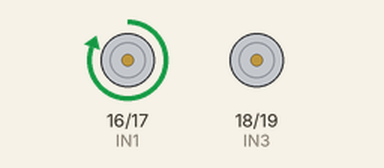
The sketch below on a simulated Arduino Uno, built with avr-gcc and run on an emulated ATmega328P. On the bench: motor-driver pin pairs drawn as motors (green arrow = first pin HIGH = forward, orange = second pin HIGH = backward, longer = more drive).

Above: at 2.0 s.
At 10.0 s:
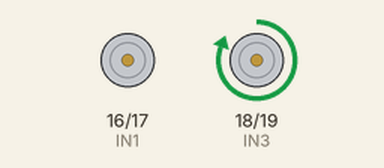
At 18.0 s:
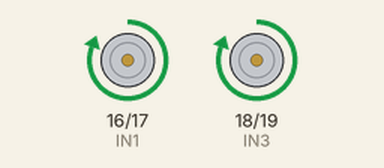
At 22.0 s:
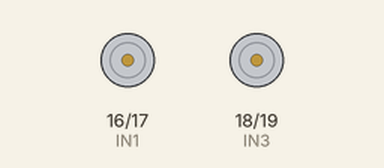
Timing chart, 0 to 31.2 s (numbered marks = the images above):
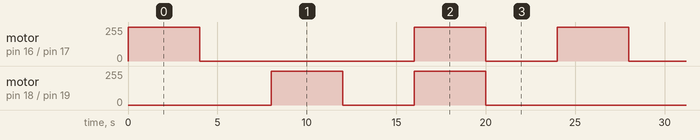

Measured:
- by itself, motor on pin 16 (IN1) / pin 17 (IN2): repeats every 24.0 s: stopped 12.0 s, forward 255/255 4.0 s, stopped 4.0 s, forward 255/255 4.0 s
- by itself, motor on pin 18 (IN3) / pin 19 (IN4): repeats every 24.0 s: stopped 4.0 s, forward 255/255 4.0 s, stopped 12.0 s, forward 255/255 4.0 s

The sketch:

testMotoresPWM.ino
```cpp
const int IN1 = 16;
const int IN2 = 17;
const int IN3 = 18;
const int IN4 = 19;

int interval = 2000;

/*void moverMotorIzquierdo(int velocidad);
void moverMotorDerecho(int velocidad);*/

void setup() {
  // Inicialización explícita del modo de salida para los terminales de potencia
  pinMode(IN1, OUTPUT);
  pinMode(IN2, OUTPUT);
  pinMode(IN3, OUTPUT);
  pinMode(IN4, OUTPUT);

  moverMotorIzquierdo(0);
  moverMotorDerecho(0);
}


void loop() {

  //FASE 1 IZQUIERDO -> WORKS
  moverMotorIzquierdo(255);
  moverMotorDerecho(0);
  delay(interval);

  moverMotorIzquierdo(155);
  delay(interval);

  moverMotorIzquierdo(0);
  delay(interval*2);


  //FASE 2 DERECHO -> WORKS
  moverMotorDerecho(255);
  moverMotorIzquierdo(0);
  delay(interval);

  moverMotorDerecho(155);
  delay(interval);

  moverMotorDerecho(0);
  delay(interval*2);

  //FASE 3 DELANTE -> WORKS
  moverMotorDerecho(255);
  moverMotorIzquierdo(255);
  delay(interval);

  moverMotorDerecho(155);
  moverMotorIzquierdo(155);
  delay(interval);

  moverMotorDerecho(0);
  moverMotorIzquierdo(0);
  delay(interval*2);

  /*//FASE 4 DETRÁS -> this is where the fun begins
    //NO TIRAR HACIA ATRÁS
  moverMotorIzquierdo(-255);
  delay(interval);

  moverMotorIzquierdo(0);
  delay(interval*2); */


  /*
  // FASE 1: IZQUIERDO
  moverMotorIzquierdo(255);
  moverMotorDerecho(0);
  delay(interval);

  moverMotorIzquierdo(155);
  delay(interval);

  moverMotorIzquierdo(-155);
  moverMotorDerecho(0);
  delay(interval);

  moverMotorIzquierdo(-255);
  delay(interval);

  moverMotorDerecho(0);
  moverMotorIzquierdo(0);
  delay(interval*2);

  //FASE 2 DERECHO

  moverMotorIzquierdo(0);
  moverMotorDerecho(255);
  delay(interval);

  moverMotorDerecho(155);
  delay(interval);

  moverMotorDerecho(-155);
  delay(interval);

  moverMotorDerecho(-255);
  delay(interval);

  moverMotorDerecho(0);
  moverMotorIzquierdo(0);
  delay(interval);

  //FASE 3 ADELANTE

  moverMotorIzquierdo(255);
  moverMotorDerecho(255);
  delay(interval);

  moverMotorIzquierdo(155);
  moverMotorDerecho(155);
  delay(interval);

  moverMotorDerecho(0);
  moverMotorIzquierdo(0);
  delay(interval*2);

  //FASE 4 ATRÁS

  moverMotorIzquierdo(-155);
  moverMotorDerecho(-155);
  delay(interval);

  moverMotorIzquierdo(-255);
  moverMotorDerecho(-255);
  delay(interval);

  //FASE 5 PARAR

  moverMotorIzquierdo(0);
  moverMotorDerecho(0);
  delay(interval*2);
  */
}

void moverMotorIzquierdo(int velocidad) {
  if (velocidad >= 0) {
    // Si la velocidad es positiva, se avanza
    analogWrite(IN1, velocidad);
    digitalWrite(IN2, LOW);
  } else {
    // Si es negativa, se invierte la polaridad para frenar girando hacia atrás
    // (Se multiplica por -1 para pasar la velocidad a un valor positivo válido para el PWM)
    digitalWrite(IN1, LOW);
    analogWrite(IN2, velocidad * -1);
  }
}

void moverMotorDerecho(int velocidad) {
  if (velocidad >= 0) {
    analogWrite(IN3, velocidad);
    digitalWrite(IN4, LOW);
  } else {
    digitalWrite(IN3, LOW);
    analogWrite(IN4, velocidad * -1);
  }
}
```
